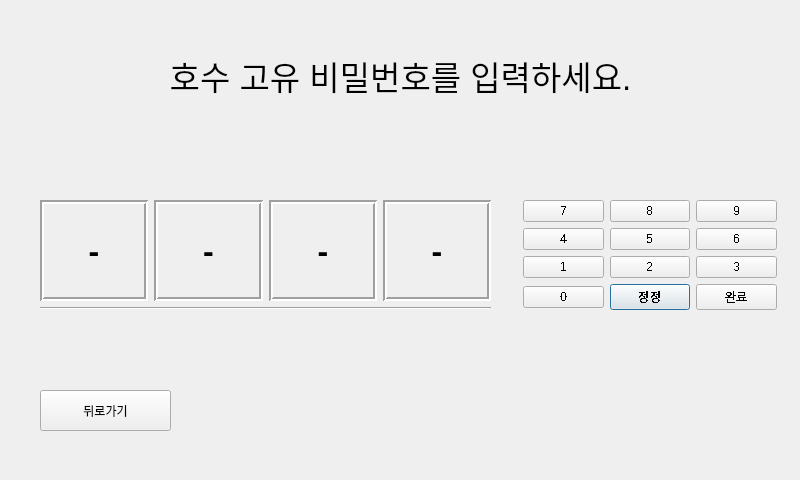
<?xml version="1.0" encoding="UTF-8"?>
<ui version="4.0">
 <class>Dialog</class>
 <widget class="QDialog" name="Dialog">
  <property name="geometry">
   <rect>
    <x>0</x>
    <y>0</y>
    <width>800</width>
    <height>480</height>
   </rect>
  </property>
  <property name="windowTitle">
   <string>Dialog</string>
  </property>
  <widget class="QLabel" name="label">
   <property name="geometry">
    <rect>
     <x>0</x>
     <y>40</y>
     <width>801</width>
     <height>71</height>
    </rect>
   </property>
   <property name="font">
    <font>
     <family>Ubuntu</family>
     <pointsize>25</pointsize>
     <stylestrategy>PreferDefault</stylestrategy>
    </font>
   </property>
   <property name="text">
    <string>호수 고유 비밀번호를 입력하세요.</string>
   </property>
   <property name="alignment">
    <set>Qt::AlignCenter</set>
   </property>
  </widget>
  <widget class="QWidget" name="gridLayoutWidget">
   <property name="geometry">
    <rect>
     <x>523</x>
     <y>200</y>
     <width>254</width>
     <height>231</height>
    </rect>
   </property>
   <layout class="QGridLayout" name="gridLayout">
    <property name="sizeConstraint">
     <enum>QLayout::SetMinAndMaxSize</enum>
    </property>
    <item row="3" column="1">
     <widget class="QPushButton" name="keypad_del">
      <property name="enabled">
       <bool>true</bool>
      </property>
      <property name="font">
       <font>
        <stylestrategy>NoAntialias</stylestrategy>
       </font>
      </property>
      <property name="text">
       <string>정정</string>
      </property>
      <property name="checkable">
       <bool>false</bool>
      </property>
      <property name="autoExclusive">
       <bool>false</bool>
      </property>
      <property name="autoRepeatInterval">
       <number>100</number>
      </property>
     </widget>
    </item>
    <item row="2" column="2">
     <widget class="QPushButton" name="keypad_3">
      <property name="enabled">
       <bool>true</bool>
      </property>
      <property name="font">
       <font>
        <stylestrategy>NoAntialias</stylestrategy>
       </font>
      </property>
      <property name="text">
       <string>3</string>
      </property>
      <property name="checkable">
       <bool>false</bool>
      </property>
      <property name="autoExclusive">
       <bool>false</bool>
      </property>
      <property name="autoRepeatInterval">
       <number>100</number>
      </property>
     </widget>
    </item>
    <item row="3" column="2">
     <widget class="QPushButton" name="keypad_done">
      <property name="enabled">
       <bool>true</bool>
      </property>
      <property name="font">
       <font>
        <stylestrategy>NoAntialias</stylestrategy>
       </font>
      </property>
      <property name="text">
       <string>완료</string>
      </property>
      <property name="checkable">
       <bool>false</bool>
      </property>
      <property name="autoExclusive">
       <bool>false</bool>
      </property>
      <property name="autoRepeatInterval">
       <number>100</number>
      </property>
     </widget>
    </item>
    <item row="3" column="0">
     <widget class="QPushButton" name="keypad_0">
      <property name="enabled">
       <bool>true</bool>
      </property>
      <property name="font">
       <font>
        <stylestrategy>NoAntialias</stylestrategy>
       </font>
      </property>
      <property name="text">
       <string>0</string>
      </property>
      <property name="checkable">
       <bool>false</bool>
      </property>
      <property name="autoExclusive">
       <bool>false</bool>
      </property>
      <property name="autoRepeatInterval">
       <number>100</number>
      </property>
     </widget>
    </item>
    <item row="2" column="0">
     <widget class="QPushButton" name="keypad_1">
      <property name="enabled">
       <bool>true</bool>
      </property>
      <property name="font">
       <font>
        <stylestrategy>NoAntialias</stylestrategy>
       </font>
      </property>
      <property name="text">
       <string>1</string>
      </property>
      <property name="checkable">
       <bool>false</bool>
      </property>
      <property name="autoExclusive">
       <bool>false</bool>
      </property>
      <property name="autoRepeatInterval">
       <number>100</number>
      </property>
     </widget>
    </item>
    <item row="0" column="1">
     <widget class="QPushButton" name="keypad_8">
      <property name="enabled">
       <bool>true</bool>
      </property>
      <property name="font">
       <font>
        <stylestrategy>NoAntialias</stylestrategy>
       </font>
      </property>
      <property name="text">
       <string>8</string>
      </property>
      <property name="checkable">
       <bool>false</bool>
      </property>
      <property name="autoExclusive">
       <bool>false</bool>
      </property>
      <property name="autoRepeatInterval">
       <number>100</number>
      </property>
     </widget>
    </item>
    <item row="1" column="0">
     <widget class="QPushButton" name="keypad_4">
      <property name="enabled">
       <bool>true</bool>
      </property>
      <property name="font">
       <font>
        <stylestrategy>NoAntialias</stylestrategy>
       </font>
      </property>
      <property name="text">
       <string>4</string>
      </property>
      <property name="checkable">
       <bool>false</bool>
      </property>
      <property name="autoExclusive">
       <bool>false</bool>
      </property>
      <property name="autoRepeatInterval">
       <number>100</number>
      </property>
     </widget>
    </item>
    <item row="0" column="0">
     <widget class="QPushButton" name="keypad_7">
      <property name="enabled">
       <bool>true</bool>
      </property>
      <property name="font">
       <font>
        <stylestrategy>NoAntialias</stylestrategy>
       </font>
      </property>
      <property name="text">
       <string>7</string>
      </property>
      <property name="checkable">
       <bool>false</bool>
      </property>
      <property name="autoExclusive">
       <bool>false</bool>
      </property>
      <property name="autoRepeatInterval">
       <number>100</number>
      </property>
     </widget>
    </item>
    <item row="0" column="2">
     <widget class="QPushButton" name="keypad_9">
      <property name="enabled">
       <bool>true</bool>
      </property>
      <property name="font">
       <font>
        <stylestrategy>NoAntialias</stylestrategy>
       </font>
      </property>
      <property name="text">
       <string>9</string>
      </property>
      <property name="checkable">
       <bool>false</bool>
      </property>
      <property name="autoExclusive">
       <bool>false</bool>
      </property>
      <property name="autoRepeatInterval">
       <number>100</number>
      </property>
     </widget>
    </item>
    <item row="2" column="1">
     <widget class="QPushButton" name="keypad_2">
      <property name="enabled">
       <bool>true</bool>
      </property>
      <property name="font">
       <font>
        <stylestrategy>NoAntialias</stylestrategy>
       </font>
      </property>
      <property name="text">
       <string>2</string>
      </property>
      <property name="checkable">
       <bool>false</bool>
      </property>
      <property name="autoExclusive">
       <bool>false</bool>
      </property>
      <property name="autoRepeatInterval">
       <number>100</number>
      </property>
     </widget>
    </item>
    <item row="1" column="2">
     <widget class="QPushButton" name="keypad_6">
      <property name="enabled">
       <bool>true</bool>
      </property>
      <property name="font">
       <font>
        <stylestrategy>NoAntialias</stylestrategy>
       </font>
      </property>
      <property name="text">
       <string>6</string>
      </property>
      <property name="checkable">
       <bool>false</bool>
      </property>
      <property name="autoExclusive">
       <bool>false</bool>
      </property>
      <property name="autoRepeatInterval">
       <number>100</number>
      </property>
     </widget>
    </item>
    <item row="1" column="1">
     <widget class="QPushButton" name="keypad_5">
      <property name="enabled">
       <bool>true</bool>
      </property>
      <property name="font">
       <font>
        <stylestrategy>NoAntialias</stylestrategy>
       </font>
      </property>
      <property name="text">
       <string>5</string>
      </property>
      <property name="checkable">
       <bool>false</bool>
      </property>
      <property name="autoExclusive">
       <bool>false</bool>
      </property>
      <property name="autoRepeatInterval">
       <number>100</number>
      </property>
     </widget>
    </item>
   </layout>
  </widget>
  <widget class="QWidget" name="horizontalLayoutWidget">
   <property name="geometry">
    <rect>
     <x>40</x>
     <y>200</y>
     <width>451</width>
     <height>101</height>
    </rect>
   </property>
   <layout class="QHBoxLayout" name="horizontalLayout">
    <item>
     <widget class="QLabel" name="code_1">
      <property name="font">
       <font>
        <pointsize>24</pointsize>
        <weight>75</weight>
        <italic>false</italic>
        <bold>true</bold>
        <underline>false</underline>
        <kerning>true</kerning>
       </font>
      </property>
      <property name="frameShape">
       <enum>QFrame::Box</enum>
      </property>
      <property name="frameShadow">
       <enum>QFrame::Sunken</enum>
      </property>
      <property name="lineWidth">
       <number>2</number>
      </property>
      <property name="text">
       <string>-</string>
      </property>
      <property name="alignment">
       <set>Qt::AlignCenter</set>
      </property>
     </widget>
    </item>
    <item>
     <widget class="QLabel" name="code_2">
      <property name="font">
       <font>
        <pointsize>24</pointsize>
        <weight>75</weight>
        <italic>false</italic>
        <bold>true</bold>
        <underline>false</underline>
        <kerning>true</kerning>
       </font>
      </property>
      <property name="frameShape">
       <enum>QFrame::Box</enum>
      </property>
      <property name="frameShadow">
       <enum>QFrame::Sunken</enum>
      </property>
      <property name="lineWidth">
       <number>2</number>
      </property>
      <property name="text">
       <string>-</string>
      </property>
      <property name="alignment">
       <set>Qt::AlignCenter</set>
      </property>
     </widget>
    </item>
    <item>
     <widget class="QLabel" name="code_3">
      <property name="font">
       <font>
        <pointsize>24</pointsize>
        <weight>75</weight>
        <italic>false</italic>
        <bold>true</bold>
        <underline>false</underline>
        <kerning>true</kerning>
       </font>
      </property>
      <property name="frameShape">
       <enum>QFrame::Box</enum>
      </property>
      <property name="frameShadow">
       <enum>QFrame::Sunken</enum>
      </property>
      <property name="lineWidth">
       <number>2</number>
      </property>
      <property name="text">
       <string>-</string>
      </property>
      <property name="alignment">
       <set>Qt::AlignCenter</set>
      </property>
     </widget>
    </item>
    <item>
     <widget class="QLabel" name="code_4">
      <property name="font">
       <font>
        <pointsize>24</pointsize>
        <weight>75</weight>
        <italic>false</italic>
        <bold>true</bold>
        <underline>false</underline>
        <kerning>true</kerning>
       </font>
      </property>
      <property name="frameShape">
       <enum>QFrame::Box</enum>
      </property>
      <property name="frameShadow">
       <enum>QFrame::Sunken</enum>
      </property>
      <property name="lineWidth">
       <number>2</number>
      </property>
      <property name="text">
       <string>-</string>
      </property>
      <property name="alignment">
       <set>Qt::AlignCenter</set>
      </property>
     </widget>
    </item>
   </layout>
  </widget>
  <widget class="QPushButton" name="back_button">
   <property name="geometry">
    <rect>
     <x>40</x>
     <y>390</y>
     <width>131</width>
     <height>41</height>
    </rect>
   </property>
   <property name="text">
    <string>뒤로가기</string>
   </property>
  </widget>
  <widget class="Line" name="line">
   <property name="geometry">
    <rect>
     <x>40</x>
     <y>300</y>
     <width>451</width>
     <height>16</height>
    </rect>
   </property>
   <property name="font">
    <font>
     <family>Ubuntu</family>
     <weight>50</weight>
     <bold>false</bold>
    </font>
   </property>
   <property name="orientation">
    <enum>Qt::Horizontal</enum>
   </property>
  </widget>
 </widget>
 <resources/>
 <connections/>
</ui>
